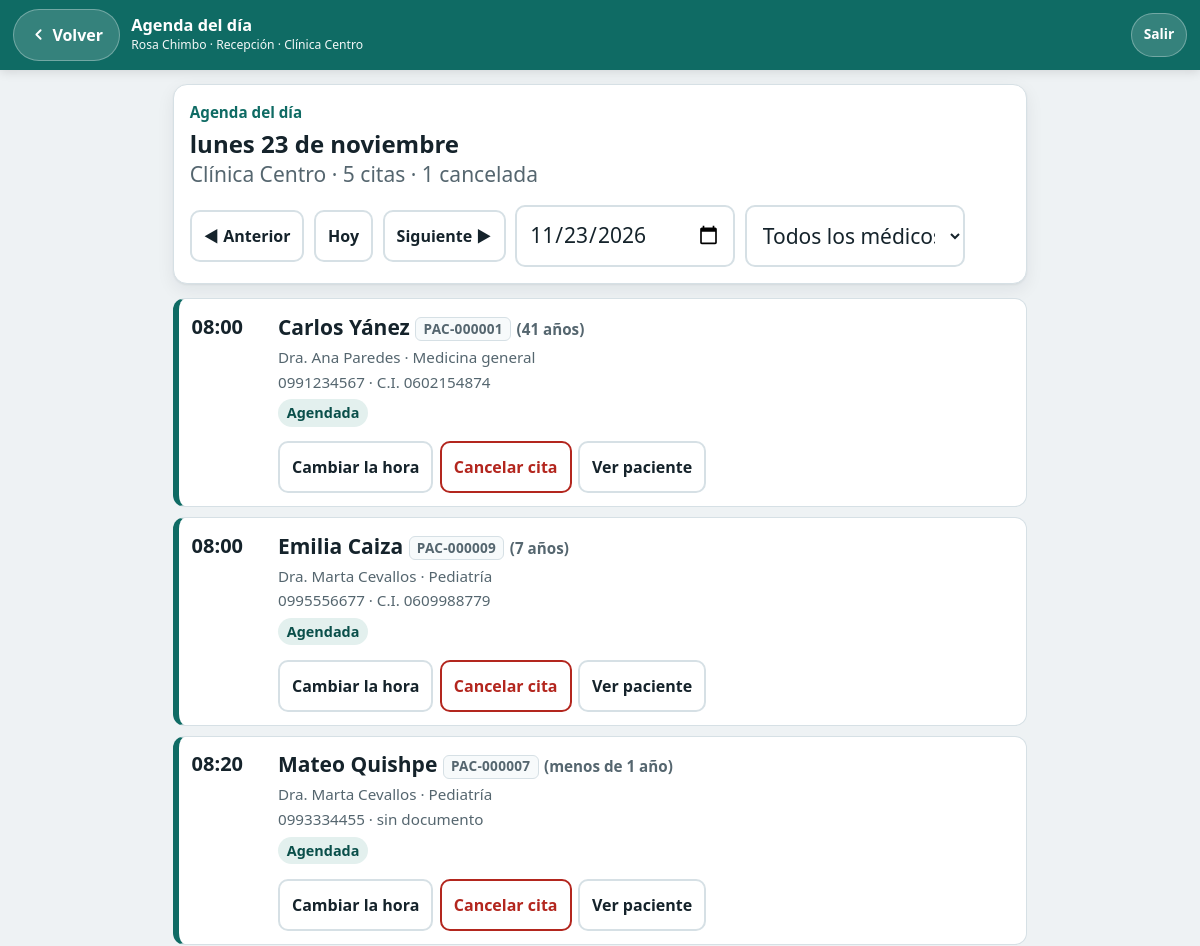
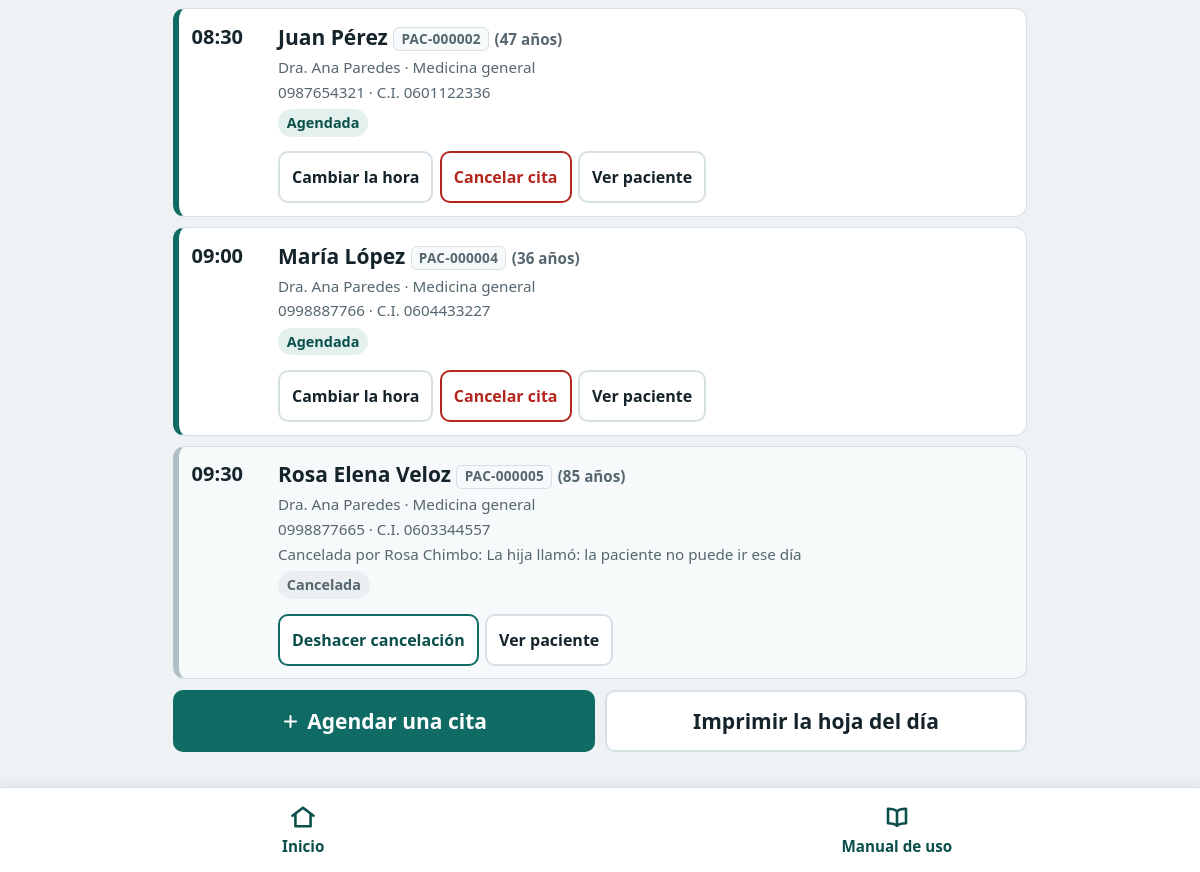
The page /agenda.php?fecha=2026-11-23 (signed in) on the database its author committed (2 pictures, top to bottom).
### tables this page shows
CREATE TABLE usuarios (
  id INT AUTO_INCREMENT PRIMARY KEY,
  nombre VARCHAR(120) NOT NULL,
  usuario VARCHAR(40) NOT NULL UNIQUE,
  clave_hash VARCHAR(255) NOT NULL,
  rol ENUM('admin','doctora','recepcion') NOT NULL,
  clinica_id INT NULL,                     
  modo_simple TINYINT(1) NOT NULL DEFAULT 0,   
  activo TINYINT(1) NOT NULL DEFAULT 1,
  FOREIGN KEY (clinica_id) REFERENCES clinicas(id)
);

CREATE TABLE clinicas (
  id INT AUTO_INCREMENT PRIMARY KEY,
  nombre VARCHAR(80) NOT NULL UNIQUE,
  direccion VARCHAR(160) NULL,
  telefono VARCHAR(20) NULL,
  hora_apertura TIME NOT NULL DEFAULT '08:00:00',
  hora_cierre   TIME NOT NULL DEFAULT '18:00:00',
  activo TINYINT(1) NOT NULL DEFAULT 1
);

CREATE TABLE citas (
  id INT AUTO_INCREMENT PRIMARY KEY,
  clinica_id  INT NOT NULL,
  medico_id   INT NOT NULL,
  paciente_id INT NOT NULL,
  inicio DATETIME NOT NULL,
  fin    DATETIME NOT NULL,
  estado ENUM('AGENDADA','ATENDIDA','CANCELADA','NO_ASISTIO') NOT NULL DEFAULT 'AGENDADA',
  motivo VARCHAR(160) NULL,
  motivo_cancelacion VARCHAR(160) NULL,
  cancelada_por INT NULL,
  cancelada_en DATETIME NULL,
  creada_por INT NOT NULL,
  creada_en  DATETIME NOT NULL DEFAULT CURRENT_TIMESTAMP,
   
   
  token VARCHAR(32) NULL,

   
   
   
   
   
  slot_medico   DATETIME GENERATED ALWAYS AS (IF(estado = 'CANCELADA', NULL, inicio)) STORED,
  slot_paciente DATETIME GENERATED ALWAYS AS (IF(estado = 'CANCELADA', NULL, inicio)) STORED,
  UNIQUE KEY uk_medico_slot   (medico_id, slot_medico),
  UNIQUE KEY uk_paciente_slot (paciente_id, slot_paciente),
  UNIQUE KEY uk_token (token),
  KEY ix_agenda (clinica_id, inicio),
  KEY ix_medico_dia (medico_id, inicio),
  FOREIGN KEY (clinica_id)  REFERENCES clinicas(id),
  FOREIGN KEY (medico_id)   REFERENCES medicos(id),
  FOREIGN KEY (paciente_id) REFERENCES pacientes(id),
  FOREIGN KEY (creada_por)  REFERENCES usuarios(id),
  FOREIGN KEY (cancelada_por) REFERENCES usuarios(id)
);

CREATE TABLE pacientes (
  id INT AUTO_INCREMENT PRIMARY KEY,
  tipo_documento ENUM('CEDULA','PASAPORTE','SIN_DOCUMENTO') NOT NULL,
  documento VARCHAR(20) NULL,              
  nombres   VARCHAR(120) NOT NULL,
  apellidos VARCHAR(120) NOT NULL,
  nombre_busqueda VARCHAR(250) NOT NULL,   
  fecha_nacimiento DATE NULL,
  telefono VARCHAR(20) NULL,
  correo   VARCHAR(120) NULL,
  representante VARCHAR(160) NULL,         
  representante_telefono VARCHAR(20) NULL,
  nota VARCHAR(255) NULL,
  activo TINYINT(1) NOT NULL DEFAULT 1,
  creado_en DATETIME NOT NULL DEFAULT CURRENT_TIMESTAMP,
   
   
  UNIQUE KEY uk_documento (tipo_documento, documento),
  KEY ix_busqueda (nombre_busqueda),
  KEY ix_telefono (telefono)
);

CREATE TABLE medicos (
  id INT AUTO_INCREMENT PRIMARY KEY,
  nombres VARCHAR(120) NOT NULL,
  especialidad VARCHAR(80) NULL,
  duracion_cita_min INT NOT NULL DEFAULT 30,
  activo TINYINT(1) NOT NULL DEFAULT 1
);

### lib/plantilla.php (the view, shortened to what the rows shown need)
<?php
function cabecera(string $titulo, array $op = []): void
{
    $u      = usuario_actual();
    $volver = $op['volver'] ?? null;
    $sinNav = $op['sin_nav'] ?? false;
    $lugar  = '';
    if ($u) {
        $lugar = $u['clinica_id'] ? (clinica((int)$u['clinica_id'])['nombre'] ?? '') : 'las tres clínicas';
        $lugar = NOMBRE_ROL[$u['rol']] . ' · ' . $lugar;
    }
    ?><!DOCTYPE html>
<html lang="es">
<head>
<link rel="stylesheet" href="assets/estilos.css">
</head>
<body class="<?= modo_simple() ? 'simple' : '' ?>">
<?php if ($u): ?>
<header class="barra">
  <?php if ($volver): ?>
    <a class="btn-volver" href="<?= h($volver) ?>">
      <svg viewBox="0 0 24 24" aria-hidden="true"><path d="M15 18l-6-6 6-6"/></svg>
      <span>Volver</span>
    </a>
  <?php endif; ?>
  <div class="barra-tit">
    <strong><?= h($titulo) ?></strong>
    <small><?= h($u['nombre']) ?> · <?= h($lugar) ?></small>
  </div>
  <a class="btn-salir" href="salir.php">Salir</a>
</header>
<?php endif; ?>
<main class="<?= $sinNav ? 'sin-nav' : '' ?>">
<?php
}
function icono(string $nombre): string
{
    return '<svg viewBox="0 0 24 24" aria-hidden="true">' . (ICONOS[$nombre] ?? '') . '</svg>';
}
function pie(array $op = []): void
{
    ?>
</main>
</body>
</html>
<?php
}
function etiqueta_estado(string $estado): string
{
    $clase = ['AGENDADA' => 'agendada', 'ATENDIDA' => 'atendida', 'CANCELADA' => 'cancelada', 'NO_ASISTIO' => 'noasistio'][$estado] ?? 'agendada';
    return '<span class="etq ' . $clase . '">' . h(texto_estado($estado)) . '</span>';
}
function codigo_chip(int $pacienteId): string
{
    return '<span class="codigo">' . h(codigo_paciente($pacienteId)) . '</span>';
}
function boton_post(string $accion, array $campos, string $texto, string $clase = 'btn gris chico', string $confirmar = ''): string
{
    $s = '<form method="post" action="' . h($accion) . '" class="en-linea"'
       . ($confirmar ? ' data-confirmar="' . h($confirmar) . '"' : '') . '>' . campo_csrf();
    foreach ($campos as $k => $v) $s .= '<input type="hidden" name="' . h($k) . '" value="' . h((string)$v) . '">';
    return $s . '<button class="' . h($clase) . '" type="submit">' . h($texto) . '</button></form>';
}
function pintar_cita(array $c, bool $conAcciones = true): void
{
    $edad = edad_texto($c);
    $agendada = $c['estado'] === 'AGENDADA';
    ?>
    <article class="cita est-<?= h($c['estado']) ?>">
      <div class="hora"><?= h($c['hora']) ?></div>
      <div class="cuerpo">
        <p class="nombre"><?= h(nombre_paciente($c)) ?> <?= codigo_chip((int)$c['paciente_id']) ?>
          <?php if ($edad): ?><span class="dato">(<?= h($edad) ?>)</span><?php endif; ?></p>
        <p class="dato"><?= h($c['medico_nombre']) ?> · <?= h((string)$c['especialidad']) ?></p>
        <p class="dato"><?= h(contacto_paciente($c) ?: 'sin teléfono') ?> · <?= h(documento_paciente($c)) ?></p>
        <?php if ($c['estado'] === 'CANCELADA'): ?>
          <p class="dato aviso-linea">Cancelada por <?= h($c['cancelada_por_nombre'] ?? '—') ?>:
            <?= h((string)$c['motivo_cancelacion']) ?></p>
        <?php endif; ?>
        <p><?= etiqueta_estado($c['estado']) ?></p>
        <?php if ($conAcciones): ?>
        <div class="acciones">
          <?php if ($agendada && puede('agendar')): ?>
            <a class="btn gris chico" href="agendar.php?reagendar=<?= (int)$c['id'] ?>">Cambiar la hora</a>
          <?php endif; ?>
          <?php if ($agendada && puede('cancelar')): ?>
            <a class="btn peligro chico" href="agenda.php?cancelar=<?= (int)$c['id'] ?>">Cancelar cita</a>
          <?php endif; ?>
          <?php if ($c['estado'] === 'CANCELADA' && puede('cancelar') && strtotime($c['inicio']) > time()): ?>
            <?= boton_post('agenda.php', ['id' => $c['id'], 'accion' => 'REACTIVAR'], 'Deshacer cancelación', 'btn sec chico') ?>
          <?php endif; ?>
          <a class="btn gris chico" href="paciente.php?id=<?= (int)$c['paciente_id'] ?>">Ver paciente</a>
        </div>
        <?php endif; ?>
      </div>
    </article>
    <?php
}
    ?>

### agenda.php (shortened to what the rows shown need)
<?php
require __DIR__ . '/lib/auth.php';
exigir('ver_agenda');
    ?>
    <?php
$modo    = ($_GET['modo'] ?? '') === 'cancelar' ? 'cancelar' : 'normal';
$clinId  = clinica_actual();
$fecha   = fecha_valida($_GET['fecha'] ?? '') ? $_GET['fecha'] : date('Y-m-d');
$medId   = (int)($_GET['medico'] ?? 0);
$ayer    = date('Y-m-d', strtotime("$fecha -1 day"));
$manana  = date('Y-m-d', strtotime("$fecha +1 day"));
$citas   = citas_del_dia($clinId, $fecha, $medId);
$vivas   = array_values(array_filter($citas, fn($c) => $c['estado'] !== 'CANCELADA'));
$canceladas = count($citas) - count($vivas);
$clinica = clinica($clinId);
$feriado = feriado_en($clinId, $fecha);
$filtro  = fn(array $extra) => 'agenda.php?' . http_build_query(array_merge(['fecha' => $fecha, 'clinica' => $clinId, 'medico' => $medId ?: null], $extra));
cabecera($modo === 'cancelar' ? 'Cancelar una cita' : 'Agenda del día', modo_simple() ? ['volver' => 'inicio.php'] : []);
?>
<?php if ($modo === 'cancelar'): ?>
  <div class="tarjeta">
    <h1>¿Cuál cita quiere cancelar?</h1>
    <p class="suave">Citas de <?= h(fecha_larga($fecha)) ?> en <?= h($clinica['nombre']) ?>. Al cancelar,
      la hora queda libre para otro paciente y la cita no se borra: queda anotada con el motivo.</p>
  </div>
  <?php $agendadas = array_filter($citas, fn($c) => $c['estado'] === 'AGENDADA'); ?>
  <?php if (!$agendadas): ?>
    <div class="tarjeta"><div class="vacio">
      <?= icono('agenda') ?>
      <p><strong>Este día no tiene citas para cancelar.</strong></p>
      <a class="btn sec" href="<?= h($filtro(['fecha' => $manana, 'modo' => 'cancelar'])) ?>">Ver el día siguiente</a>
    </div></div>
  <?php else: ?>
    <?php foreach ($agendadas as $c): ?>
      <article class="cita">
        <div class="hora"><?= h($c['hora']) ?></div>
        <div class="cuerpo">
          <p class="nombre"><?= h(nombre_paciente($c)) ?> <?= codigo_chip((int)$c['paciente_id']) ?></p>
          <p class="dato"><?= h($c['medico_nombre']) ?></p>
          <div class="acciones">
            <a class="btn peligro" href="agenda.php?cancelar=<?= (int)$c['id'] ?>">Cancelar esta cita</a>
          </div>
        </div>
      </article>
    <?php endforeach; ?>
  <?php endif; ?>
  <p><a class="btn gris ancho" href="inicio.php">Volver al inicio</a></p>
<?php else: ?>
  <div class="tarjeta no-imprimir">
    <p class="paso">Agenda del día</p>
    <h1 class="sin-margen"><?= h(fecha_larga($fecha)) ?><?= es_hoy($fecha) ? ' (hoy)' : '' ?></h1>
    <p class="suave">
      <?= h($clinica['nombre']) ?> · <?= count($vivas) ?> cita<?= count($vivas) === 1 ? '' : 's' ?>
      <?= $canceladas ? ' · ' . $canceladas . ' cancelada' . ($canceladas === 1 ? '' : 's') : '' ?>
    </p>
    <form class="fila" method="get" action="agenda.php">
      <a class="btn gris chico" href="<?= h($filtro(['fecha' => $ayer])) ?>">◀ Anterior</a>
      <a class="btn gris chico" href="<?= h($filtro(['fecha' => date('Y-m-d')])) ?>">Hoy</a>
      <a class="btn gris chico" href="<?= h($filtro(['fecha' => $manana])) ?>">Siguiente ▶</a>
      <input class="corto" type="date" name="fecha" value="<?= h($fecha) ?>" aria-label="Elegir el día" onchange="this.form.submit()">
      <select class="corto" name="medico" aria-label="Médico" onchange="this.form.submit()">
        <option value="">Todos los médicos</option>
      </select>
    </form>
  </div>
  <div class="no-imprimir">
    <?php if (!$citas): ?>
      <div class="tarjeta"><div class="vacio">
        <?= icono('agenda') ?>
        <p><strong><?= es_hoy($fecha) ? 'Hoy no hay citas.' : 'Este día no tiene citas.' ?></strong></p>
        <p>No es un error: la agenda está libre.</p>
        <?php if (puede('agendar') && !$feriado): ?>
          <a class="btn" href="agendar.php?fecha=<?= h($fecha) ?>&amp;clinica=<?= $clinId ?><?= $medId ? '&amp;medico=' . $medId : '' ?>">Agendar una</a>
        <?php endif; ?>
      </div></div>
    <?php else: ?>
      <?php foreach ($citas as $c) pintar_cita($c); ?>
    <?php endif; ?>
    <div class="fila separado">
      <?php if (puede('agendar') && !$feriado): ?>
        <a class="btn crece" href="agendar.php?fecha=<?= h($fecha) ?>&amp;clinica=<?= $clinId ?><?= $medId ? '&amp;medico=' . $medId : '' ?>">
          <?= icono('mas') ?> Agendar una cita</a>
      <?php endif; ?>
      <button class="btn gris crece" type="button" onclick="window.print()">Imprimir la hoja del día</button>
    </div>
  </div>
<?php endif; ?>
<?php pie(['activo' => 'agenda']); ?>

### rows shown on the page
usuarios: nombre "Rosa Chimbo"
clinicas: nombre "Clínica Centro"
citas: hora "08:00", paciente.apellidos "Carlos Yánez", paciente "PAC-000001", paciente.fecha_nacimiento "41 años", medico.nombres "Dra. Ana Paredes", medico.especialidad "Medicina general", paciente.telefono "0991234567", paciente.documento "C.I. 0602154874", estado "Agendada"
citas: hora "08:00", paciente.apellidos "Emilia Caiza", paciente "PAC-000009", paciente.fecha_nacimiento "7 años", medico.nombres "Dra. Marta Cevallos", medico.especialidad "Pediatría", paciente.representante_telefono "0995556677", paciente.documento "C.I. 0609988779", estado "Agendada"
citas: hora "08:20", paciente.apellidos "Mateo Quishpe", paciente "PAC-000007", edad "menos de 1 año", medico.nombres "Dra. Marta Cevallos", medico.especialidad "Pediatría", paciente.representante_telefono "0993334455", paciente.tipo_documento "sin documento", estado "Agendada"
citas: hora "08:30", paciente.apellidos "Juan Pérez", paciente "PAC-000002", paciente.fecha_nacimiento "47 años", medico.nombres "Dra. Ana Paredes", medico.especialidad "Medicina general", paciente.telefono "0987654321", paciente.documento "C.I. 0601122336", estado "Agendada"
citas: hora "09:00", paciente.apellidos "María López", paciente "PAC-000004", paciente.fecha_nacimiento "36 años", medico.nombres "Dra. Ana Paredes", medico.especialidad "Medicina general", paciente.telefono "0998887766", paciente.documento "C.I. 0604433227", estado "Agendada"
citas: hora "09:30", paciente.apellidos "Rosa Elena Veloz", paciente "PAC-000005", paciente.fecha_nacimiento "85 años", medico.nombres "Dra. Ana Paredes", medico.especialidad "Medicina general", paciente.representante_telefono "0998877665", paciente.documento "C.I. 0603344557", creada_por.nombre "Rosa Chimbo", motivo_cancelacion "La hija llamó: la paciente no puede ir ese día", estado "Cancelada"

### other values the page prints
$titulo "Agenda del día"
$lugar "Recepción · Clínica Centro"
fecha_larga($fecha) "lunes 23 de noviembre"
count($vivas) "5"
$canceladas "1"
$texto "Inicio"
$texto "Manual de uso"
